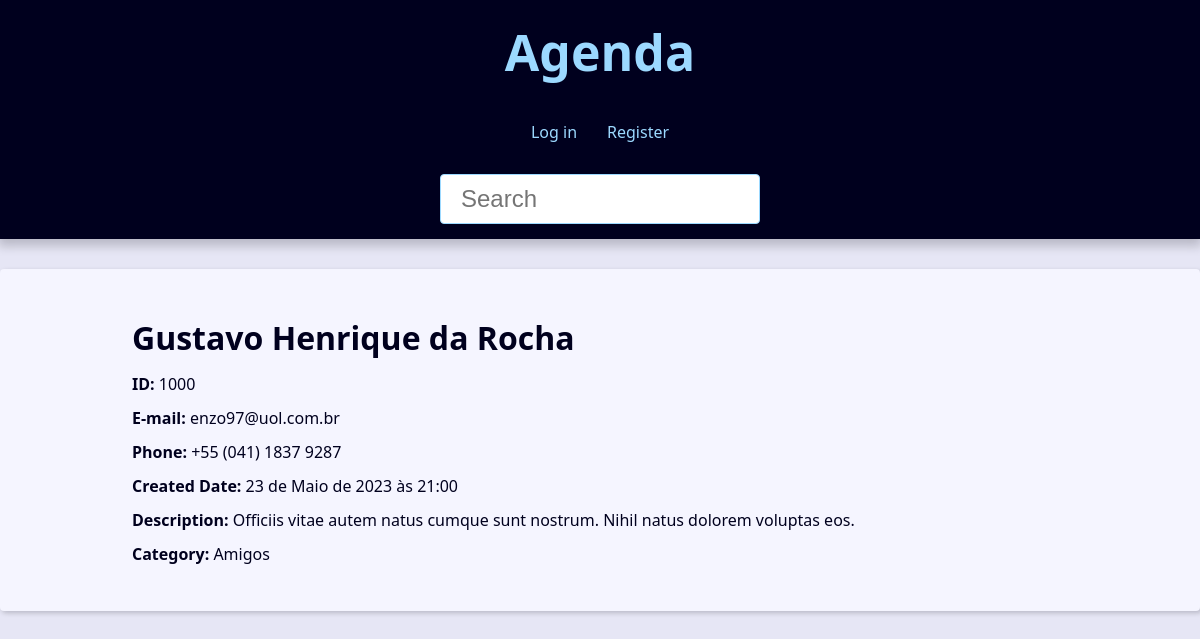
The app's page /contact/1000/ with its own data.
### contact/models.py (models this page shows, shortened)
class Contact(models.Model):
    first_name = models.CharField(max_length=50)
    last_name = models.CharField(max_length=50, blank=True)
    phone = models.CharField(max_length=50)
    email = models.EmailField(max_length=254)
    created_date = models.DateTimeField(default=timezone.now)
    description = models.TextField(blank=True)
    show = models.BooleanField(default=True)
    picture = models.ImageField(blank=True, upload_to='pictures/%Y/%m/')
    category = models.ForeignKey(
        Category,
        on_delete=models.SET_NULL,
        blank=True, null=True,
    )
    owner = models.ForeignKey(
        User,
        on_delete=models.SET_NULL,
        blank=True, null=True,
    )

class Category(models.Model):
    class Meta:
        verbose_name = 'Category'
        verbose_name_plural = 'Categories'
    name = models.CharField(max_length=50)

### contact/views/contact_views.py (the view)
# urls.py: path('contact/<int:contact_id>/', views.contact, name='contact'),
def contact(request, contact_id):
    single_contact = get_object_or_404(
        Contact, pk=contact_id, show=True,
        )
    site_title = f'{single_contact.first_name} {single_contact.last_name} - '
    context = {
        'contact': single_contact,
        'site_title': site_title,
    }
    return render(
        request,
        'contact/contact.html',
        context,
    )

### contact/templates/contact/contact.html (shortened to what this page needs)
{% extends 'global/base.html' %}
{% block content %}
    <div class="single-contact">
        <h1 class="single-contact-name">
            {{ contact.first_name }} {{ contact.last_name }}
        </h1>
        <p><b>ID:</b> {{ contact.id }}</p>
        <p><b>E-mail:</b> {{ contact.email }}</p>
        <p><b>Phone:</b> {{ contact.phone }}</p>
        <p><b>Created Date:</b> {{ contact.created_date }}</p>
        <p><b>Description:</b> {{ contact.description }}</p>
        <p><b>Category:</b> {{ contact.category.name }}</p>
    </div>
{% endblock %}

### base_static/global/css/style.css (style rules this page uses)
:root { --spacing: 1.5rem; --link-dark-color: rgb(0, 83, 134); --link-light-color: rgb(156, 217, 255); --clr-white: rgb(245, 245, 255); --clr-black: rgb(0, 0, 30); --clr-light-gray: rgb(230, 230, 245); --clr-dark-shadow-5: rgba(0, 0, 10, 5%); --clr-dark-shadow-10: rgba(0, 0, 10, 10%); --clr-dark-shadow-20: rgba(0, 0, 10, 20%); --clr-light-shadow-5: rgba(200, 200, 255, 5%); --clr-light-shadow-10: rgba(200, 200, 255, 10%); --clr-light-shadow-20: rgba(200, 200, 255, 20%); --main-page-width: 120rem; --table-min-width: 60rem; --biggest-font-size: 5rem; --bigger-font-size: 4rem; --big-font-size: 3.2rem; --medium-font-size: 2.4rem; --small-font-size: 1.6rem; --smaller-font-size: 1.4rem; --smallest-font-size: 1.2rem; --transition-fast: 300ms; --transition-medium: 600ms; --transition-slow: 1s; --default-border-radius: 4px; }
*, *::before, *::after { margin: 0; padding: 0; box-sizing: border-box; }
html { font-size: 62.5%; }
body { font-family: system-ui, -apple-system, BlinkMacSystemFont, 'Segoe UI', Roboto, Oxygen, Ubuntu, Cantarell, 'Open Sans', 'Helvetica Neue', sans-serif; line-height: 1.5; font-size: var(--small-font-size); color: var(--clr-black); -webkit-font-smoothing: antialiased; background: var(--clr-light-gray); }
@media (min-width: 600px) { .single-contact { max-width: 80%; margin: calc(var(--spacing) * 2) auto; } }
.single-contact h1 { margin: 1rem 0; }
.single-contact p { margin: 1rem 0; }

### records on screen
Contact: first_name "Gustavo", last_name "Henrique da Rocha", id "1000", email "enzo97@uol.com.br", phone "+55 (041) 1837 9287", created_date "23 de Maio de 2023 às 21:00", description "Officiis vitae autem natus cumque sunt nostrum. Nihil natus dolorem voluptas eos.", category.name "Amigos"
